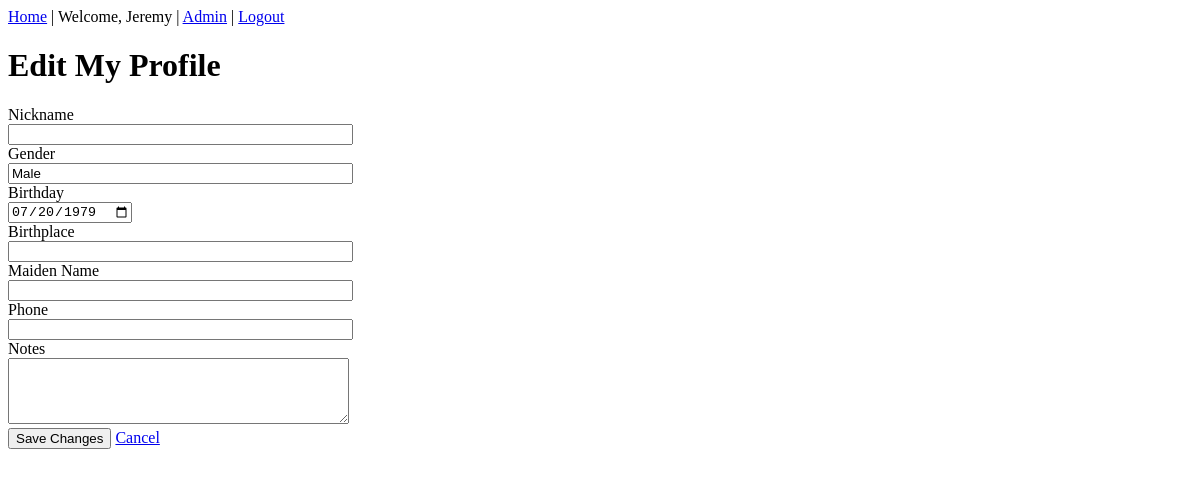
Page /profile/edit (signed in) on the earlier database version.
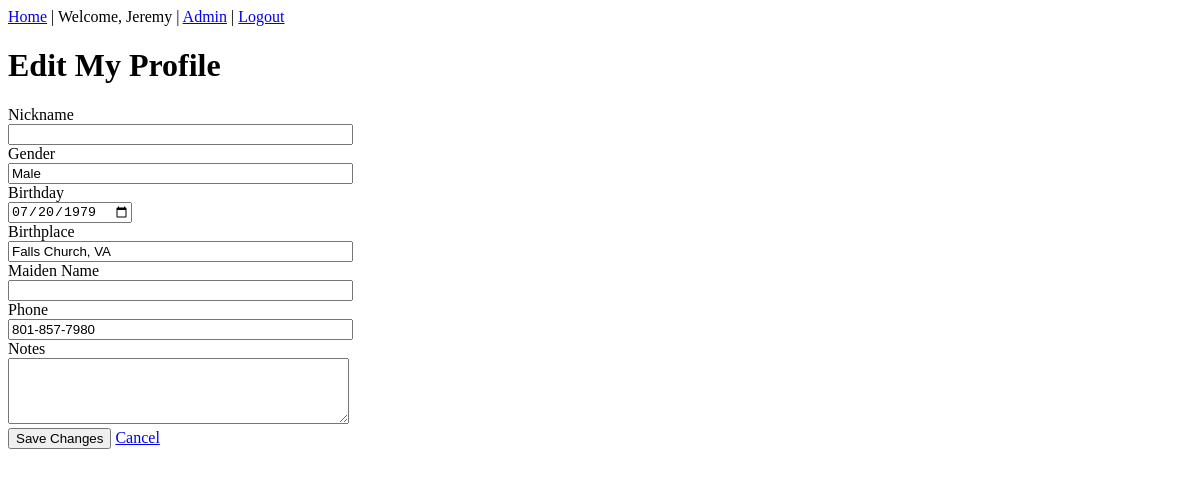
Same page on the later database version.
### app/models.py (models this page shows, shortened)
class Person(db.Model):
    __tablename__ = 'people'
    id = db.Column(db.Integer, primary_key=True)
    name = db.Column(db.String(100), nullable=False)
    gender = db.Column(db.String(10))
    birthday = db.Column(db.Date)
    nickname = db.Column(db.String(50))
    birthplace = db.Column(db.String(100))
    maiden_name = db.Column(db.String(100))
    spouse_name = db.Column(db.String(100))
    deathday = db.Column(db.Date)
    deathplace = db.Column(db.String(100))
    occupation = db.Column(db.String(100))
    email = db.Column(db.String(120))
    phone = db.Column(db.String(20))
    photo_path = db.Column(db.String(200))
    notes = db.Column(db.Text)
    children = db.relationship(
        'Person',
        secondary=parent_child,
        primaryjoin=id == parent_child.c.parent_id,
        secondaryjoin=id == parent_child.c.child_id,
        backref='parents'
    )
    user = db.relationship('User', back_populates='person', uselist=False)

### app/routes.py (the view, shortened to what this page needs)
@main.route('/profile/edit', methods=['GET', 'POST'])
@login_required
def profile_edit():
    person = current_user.person
    if not person:
        flash('No profile found. Please contact the admin.', 'error')
        return redirect(url_for('main.index'))
    form = ProfileForm(obj=person)
    return render_template('profile_edit.html', form=form)

### app/forms.py
class ProfileForm(FlaskForm):
    nickname = StringField('Nickname', validators=[Length(max=50)])
    gender = StringField('Gender', validators=[Length(max=10)])
    birthday = DateField('Birthday', validators=[DataRequired()])
    birthplace = StringField('Birthplace', validators=[Length(max=100)])
    maiden_name = StringField('Maiden Name', validators=[Length(max=100)])
    phone = StringField('Phone', validators=[Length(max=20)])
    notes = TextAreaField('Notes')
    submit = SubmitField('Save Changes')

### app/models.py (called while the page is built)
@login_manager.user_loader
def load_user(user_id):
    return User.query.get(int(user_id))

### app/templates/profile_edit.html (shortened to what this page needs)
{% extends "base.html" %}
{% block content %}
<h1>Edit My Profile</h1>
<form method="POST" action="">
    <div>
        {{ form.nickname.label }}<br>
        {{ form.nickname(size=40) }}<br>
    </div>
    <div>
        {{ form.gender.label }}<br>
        {{ form.gender(size=40) }}<br>
    </div>
    <div>
        {{ form.birthday.label }}<br>
        {{ form.birthday() }}<br>
    </div>
    <div>
        {{ form.birthplace.label }}<br>
        {{ form.birthplace(size=40) }}<br>
    </div>
    <div>
        {{ form.maiden_name.label }}<br>
        {{ form.maiden_name(size=40) }}<br>
    </div>
    <div>
        {{ form.phone.label }}<br>
        {{ form.phone(size=40) }}<br>
    </div>
    <div>
        {{ form.notes.label }}<br>
        {{ form.notes(rows=4, cols=40) }}<br>
    </div>
    <div>
        {{ form.submit() }}
        <a href="/profile">Cancel</a>
    </div>
</form>
{% endblock %}

Differences in the rows shown:
changed Person "Male": birthplace (not shown) → "Falls Church, VA"; phone (not shown) → "801-857-7980"
